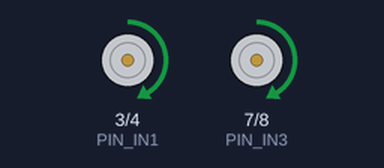
Simulated run of this sketch. Board: Arduino Nano, built with avr-gcc and run on an emulated ATmega328P. On the bench: motor-driver pin pairs drawn as motors (green arrow = first pin HIGH = forward, orange = second pin HIGH = backward, longer = more drive, scaled by the enable pin).

Above: at 0.1 s.
At 18.1 s:
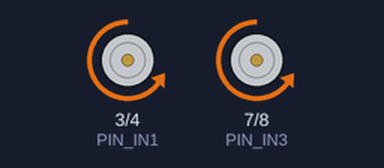
At 24.1 s:
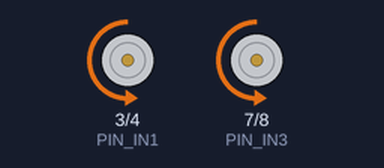
At 36.1 s:
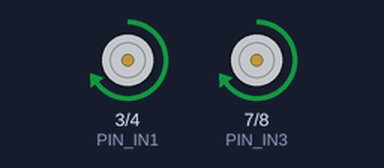
Timing chart, 0 to 40.0 s (numbered marks = the images above):
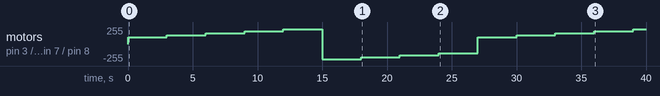

Measured:
- by itself, motor on pin 3 (PIN_IN1) / pin 4 (PIN_IN2), motor on pin 7 (PIN_IN3) / pin 8 (PIN_IN4): stopped → forward 105/255 at 0.00 s, → forward 135/255 3.0 s later, → forward 165/255 3.0 s later, → forward 195/255 3.0 s later, … (14 changes in this stretch)

The sketch:

tank.ino
```cpp
/*
  Vitaliy Polyakov (C), polyakov.vs@mail.ru, 2024.

  Подключенные модули:
    L298N           - 1 шт
    PCA9685         - 1 шт
    LCD1602         - 1 шт
    nRF24L01        - 1 шт
    LED (белый)     - 2 шт
    LED (красный)   - 2 шт
    LED (оранжевый) - 1 шт

  Схема подключения:
                          TX1 |       | VIN   +5V (input)
                          RXO |       | GND   GND (-5V input, nRF24L01, LCD1602, LEDs D2, A0, A1, A2, A3)
                          RST |       | RST
                          GND |       | 5V
5V (LED ORANGE)           D2  |       | A7
L298N (IN1)               D3  |       | A6
L298N (IN2)               D4  |Arduino| A5    SCL (LCD1602, PCA9685)
L298N (ENA)               D5  |  Nano | A4    SDA (LCD1602, PCA9685)
L298N (ENB)               D6  |       | A3    5V (LED WHITE, RIGHT)
L298N (IN3)               D7  |       | A2    5V (LED WHITE, LEFT)
L298N (IN4)               D8  |       | A1    5V (LED RED, RIGHT)
CSN (nRF24L01)            D9  |       | A0    5V (LED RED, LEFT)
CE (nRF24L01)             D10 |       | REF
MOSI (nRF24L01)           D11 |       | 3V3
MISO (nRF24L01)           D12 |       | D13   SCK (nRF24L01)
                              |  USB  |

                              Отдельно: питание +5V от DC-DC преобразователя: Arduino Nano, nRF24L01, LCD1602, PCA9685
*/

#define PIN_ENA 5 // Вывод управления скоростью вращения мотора №1
#define PIN_ENB 6 // Вывод управления скоростью вращения мотора №2
#define PIN_IN1 3 // Вывод управления направлением вращения мотора №1
#define PIN_IN2 4 // Вывод управления направлением вращения мотора №1
#define PIN_IN3 7 // Вывод управления направлением вращения мотора №2
#define PIN_IN4 8 // Вывод управления направлением вращения мотора №2

uint8_t power = 105; // Значение ШИМ (или скорости вращения)

void setup() {
  // Установка всех управляющих пинов в режим выхода
  pinMode(PIN_ENA, OUTPUT);
  pinMode(PIN_ENB, OUTPUT);
  pinMode(PIN_IN1, OUTPUT);
  pinMode(PIN_IN2, OUTPUT);
  pinMode(PIN_IN3, OUTPUT);
  pinMode(PIN_IN4, OUTPUT);

  // Команда остановки двум моторам
  digitalWrite(PIN_IN1, LOW);
  digitalWrite(PIN_IN2, LOW);
  digitalWrite(PIN_IN3, LOW);
  digitalWrite(PIN_IN4, LOW);
}

void loop() {
  // Вращаем моторы в одну сторону с разной скоростью
  while(power < 255) {
    analogWrite(PIN_ENA, power); // Устанавливаем скорость 1-го мотора
    analogWrite(PIN_ENB, power); // Устанавливаем скорость 2-го мотора
    // Задаём направление для 1-го мотора
    digitalWrite(PIN_IN1, HIGH);
    digitalWrite(PIN_IN2, LOW);
    // Задаём направление для 2-го мотора
    digitalWrite(PIN_IN3, HIGH);
    digitalWrite(PIN_IN4, LOW);
    delay(3000); // Пауза 3 секунды
    power += 30; // Увеличиваем скорость
  }

  power = 225;
  // Вращаем моторы в другую сторону с разной скоростью
  while(power > 105) {
    analogWrite(PIN_ENA, power); // Устанавливаем скорость 1-го мотора
    analogWrite(PIN_ENB, power); // Устанавливаем скорость 2-го мотора
    // Задаём направление для 1-го мотора
    digitalWrite(PIN_IN1, LOW);
    digitalWrite(PIN_IN2, HIGH);
    // Задаём направление для 2-го мотора
    digitalWrite(PIN_IN3, LOW);
    digitalWrite(PIN_IN4, HIGH);
    delay(3000); // Пауза 3 секунды
    power -= 30; // Уменьшаем скорость
  }
  power = 105;
}
```
